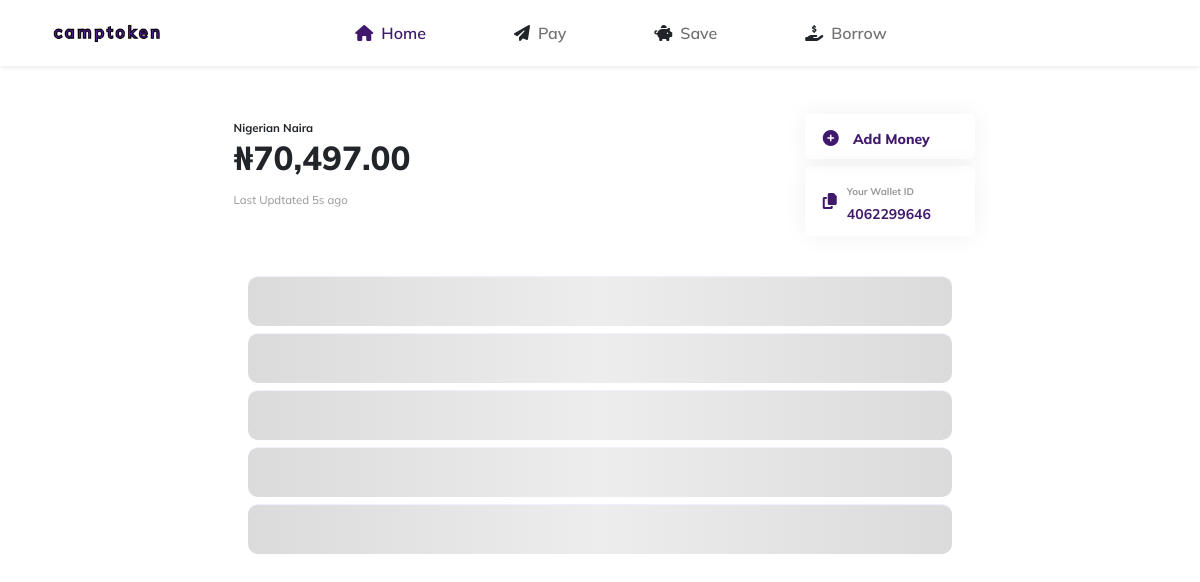
/dashboard/s/ (signed in), run on an earlier commit of the app's database.
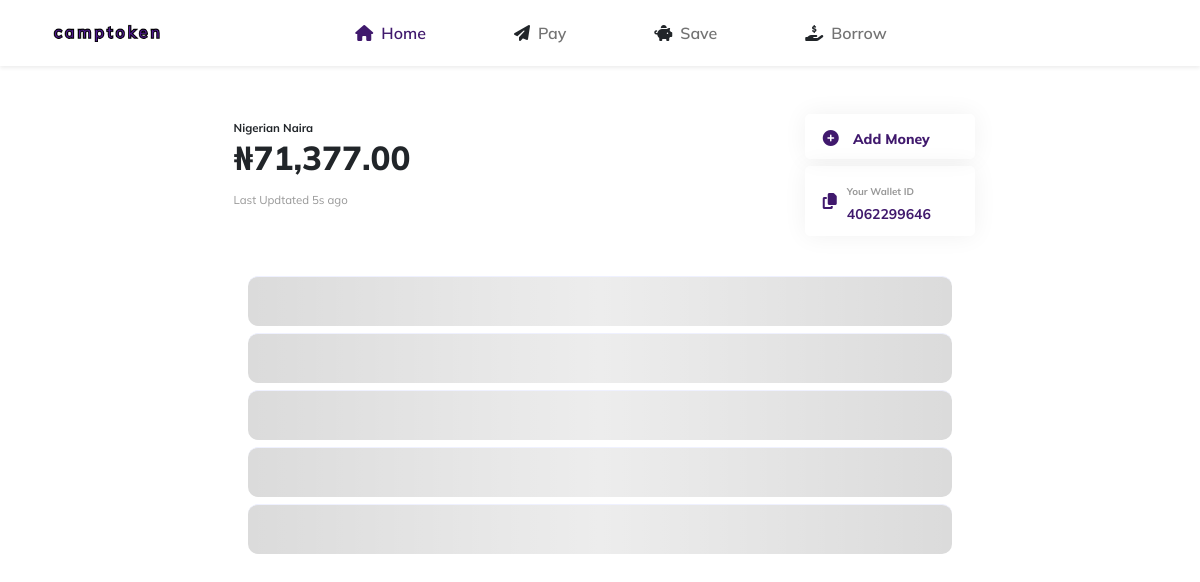
And on a later commit of the database.
### user/models.py (models this page shows, shortened)
class User(AbstractUser, PermissionsMixin):
    first_name = models.CharField(max_length=100, blank=True, null=True)
    last_name = models.CharField(max_length=100, blank=True, null=True)
    username = models.CharField(max_length=50, null=True, default=None)
    email = models.EmailField(max_length=254, db_index=True, unique=True, null=False)
    wallet_id = models.IntegerField(unique=True, null=True)
    phone_number = models.IntegerField(unique=True, null=False)
    business_name = models.CharField(max_length=100, unique=True, null=True)
    balance = models.FloatField(default=0)
    transaction_pin = models.CharField(max_length=100, null=True)
    is_verified = models.BooleanField(default=False)
    is_merchant = models.BooleanField(default=False)
    is_staff = models.BooleanField(default=False)
    is_active = models.BooleanField(default=True)
    is_superuser = models.BooleanField(default=False)
    objects = UserProfileManager()
    USERNAME_FIELD = 'email'
    REQUIRED_FIELDS = ["first_name", "last_name", "phone_number"]

### utils/shortcuts.py (the view)
    def wrapper(request:HttpRequest, *args, **kwargs):
        if request.user.is_merchant:
            return redirect("dashboard_merchant")
        return view_func(request, *args, **kwargs)

### user/templatetags/custom_tags.py (called while the page is built)
@register.filter
def is_active(request, view_name) -> bool:
    current_view = resolve(request.path_info).view_name
    if current_view == view_name:
        return True
    return False

### user/views.py (called while the page is built)
@login_required(login_url="login")
@redirect_not_student
def dashboard_student(request:HttpRequest):
    context = {"user":request.user}
    return render(request, "dashboard/dashboard_student.html", context)

### utils/shortcuts.py (called while the page is built)
def redirect_not_student(view_func):
    def wrapper(request:HttpRequest, *args, **kwargs):
        if request.user.is_merchant:
            return redirect("dashboard_merchant")
        return view_func(request, *args, **kwargs)
    return wrapper

### templates/dashboard/dashboard_student.html (shortened to what this page needs)
{% load static %}
{% load humanize %}
<!doctype html>
<html lang="en">
  <head>
	{% include "head2.html" %}
  </head>
  <body>
	{% include "nav-signed.html" %}
	<div class="container">
		<div class="d-flex  justify-content-center camp-contain">
			<div class="row justify-content-between  dash-head">
				<div class="row dash-section1">
					<div class="col dash-details">
						<span class="currency">Nigerian Naira</span>
						<h2 id="user-balance">₦{{ user.balance|floatformat:"2g"}}</h2>
						<span class="update-time">Last Updtated 5s ago</span>
					</div>
					<div class="col-4 trans-section">
						<div id="add-money" class="col-6 col-sm-6 add-money" onClick="goToAddMoney()">
							<i class="fa-solid fa-circle-plus prm-color"></i>
							<a href="{% url 'add_money' %}">Add Money</a>
						</div>
						<div class="col-6 wallet-id go-down-sm d-flex align-items-center">
							<i class="fa-solid fa-copy prm-color"></i>
							<div class="justify-content-center">
								<span class="wallet-id-text">Your Wallet ID</span>
								<span class="wallet-id-number">{{ user.wallet_id }}</span>
							</div>
						</div>
					</div>
				</div>
				<div id="transactions" class="col transactions">
					<div id="loading-div" class="go-down-sm row transaction d-flex align-items-center justify-content-start"></div>
					<div id="loading-div" class="go-down-sm row transaction d-flex align-items-center justify-content-start"></div>
					<div id="loading-div" class="go-down-sm row transaction d-flex align-items-center justify-content-start"></div>
					<div id="loading-div" class="go-down-sm row transaction d-flex align-items-center justify-content-start"></div>
					<div id="loading-div" class="go-down-sm row transaction d-flex align-items-center justify-content-start"></div>
				</div>
			</div>
		</div>
	</div>
  </body>
</html>

What changed in the data, as far as the page shows it:
changed User: balance "70,497.00" → "71,377.00"
